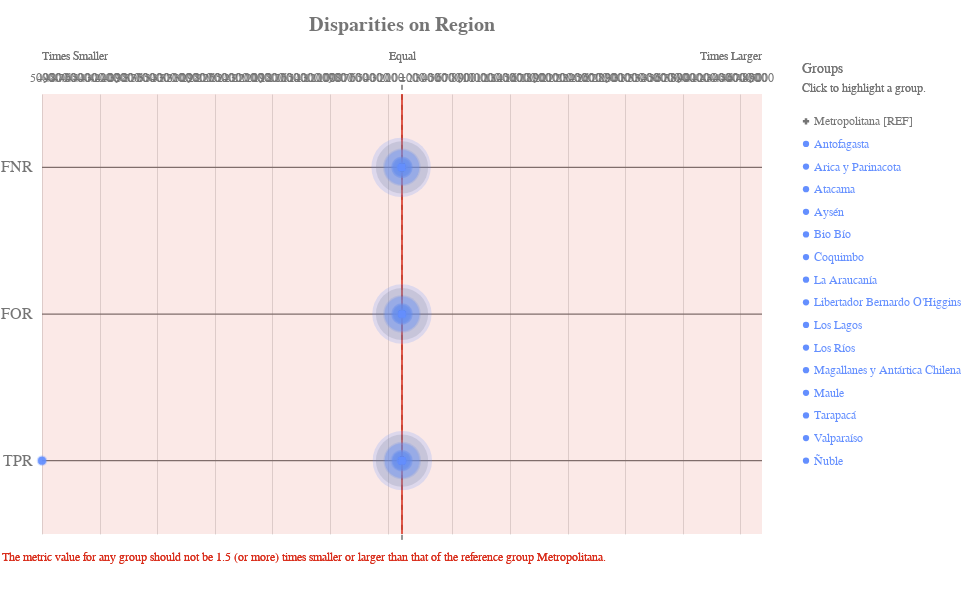

Notebook cell for this chart:
### Code cell
ap.disparity(grupo_definido, metrics, 'region', fairness_threshold = disparity_tolerance)
